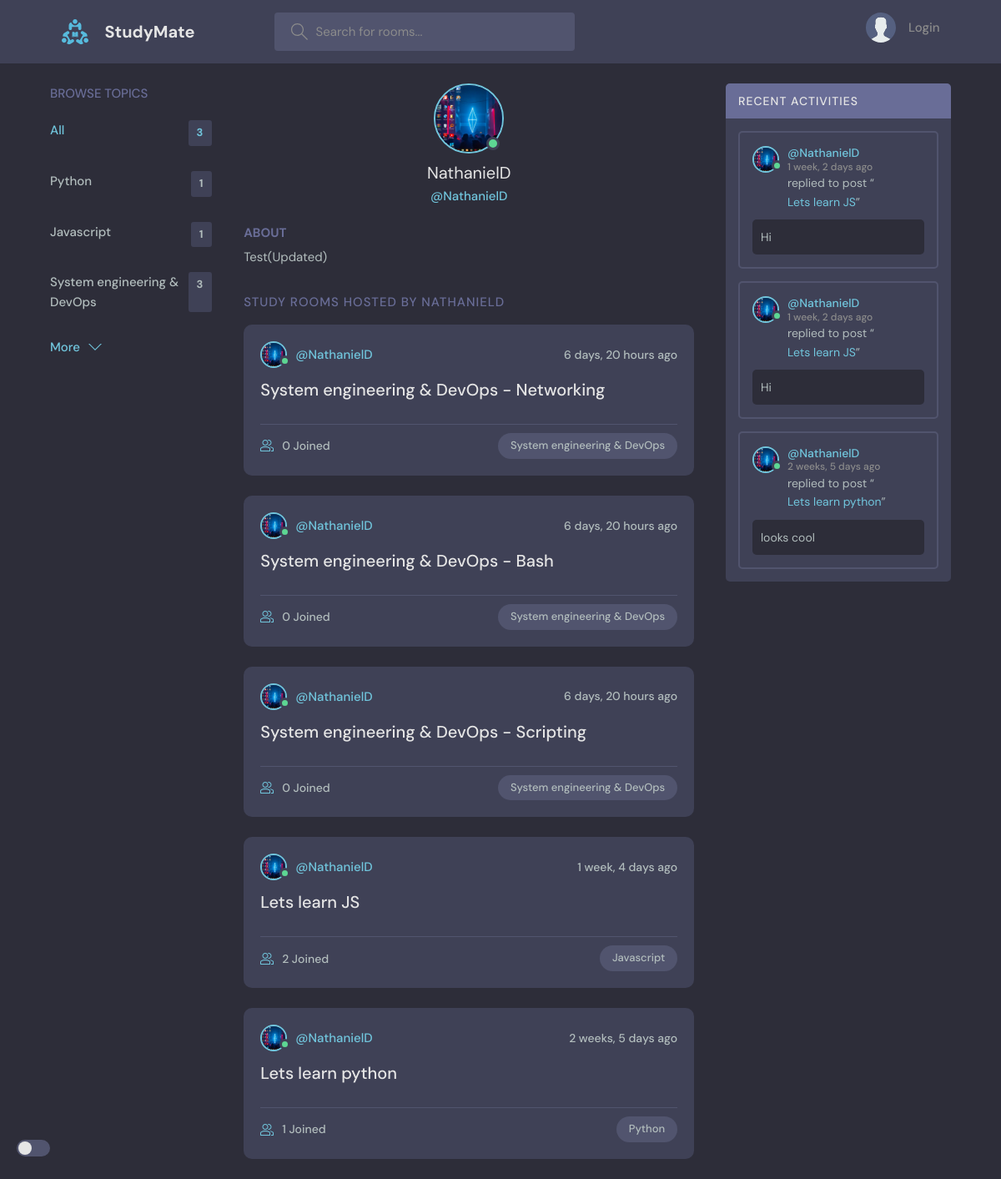
The page /profile/3 on the database its author committed.
### base/models.py (models this page shows, shortened)
class Topic(models.Model):
    name = models.CharField(max_length=200)

class User(AbstractUser):
    name = models.CharField(max_length=200, null=True)
    email = models.EmailField(unique=True, null=True)
    bio = models.TextField(null=True)
    avatar = models.ImageField(null=True, default='avatar.svg')
    USERNAME_FIELD = 'email'
    REQUIRED_FIELDS = []

class Room(models.Model):
    host = models.ForeignKey(User, on_delete=models.SET_NULL, null=True)
    topic = models.ForeignKey(Topic, on_delete=models.SET_NULL, null=True)
    name = models.CharField(max_length=200)
    participants = models.ManyToManyField(User, related_name = 'participants', blank=True)
    description = models.TextField(null=True, blank=True)
    updated = models.DateTimeField(auto_now=True)
    created = models.DateTimeField(auto_now_add=True)
    def __str__(self):
        return self.name
    class Meta:
    	ordering = ['-updated', '-created']

class Message(models.Model):
    user = models.ForeignKey(User, on_delete=models.CASCADE)
    room = models.ForeignKey(Room, on_delete=models.CASCADE)
    body = models.TextField()
    updated = models.DateTimeField(auto_now=True)
    created = models.DateTimeField(auto_now_add=True)
    class Meta:
    	ordering = ['-updated', '-created']

### base/views.py (the view)
# urls.py: path('profile/<str:pk>', views.userProfile, name='user-profile'),
def userProfile(request, pk):
    user = User.objects.get(id=pk)
    user_bio = user.bio
    rooms = user.room_set.all()
    room_message = user.message_set.all()
    topics = Topic.objects.all()
    context = {'bio': user_bio, 'user': user, 'rooms': rooms, 'topics': topics, 'room_messages': room_message}
    return render(request, 'base/profile.html', context)

### base/templates/base/profile.html (shortened to what this page needs)
 {% extends 'main.html' %}
 {% block content %}
 <main class="profile-page layout layout--3">
    <div class="container">
	{% include 'base/topics_component.html' %}
      <div class="roomList">
        <div class="profile">
          <div class="profile__avatar">
            <div class="avatar avatar--large active">
              <img src="{{ user.avatar.url }}" />
            </div>
          </div>
          <div class="profile__info">
            <h3>{{ user.username }}</h3>
            <p>@{{ user.username }}</p>
          </div>
          <div class="profile__about">
            <h3>About</h3>
            <p>
              {{ bio }}
            </p>
          </div>
        </div>
        <div class="roomList__header">
          <div>
            <h2>Study Rooms Hosted by {{ user.username }}</a>
            </h2>
          </div>
        </div>
		{% include 'base/feed_component.html' %}
      </div>
	  {% include 'base/activity_component.html' %}
    </div>
  </main>
{% endblock content %}

### templates/main.html (shortened to what this page needs)
<!DOCTYPE html>
{% load static %}
<html lang="en" data-theme="dark">
  <head>
    <link rel="stylesheet" href="{% static 'styles/style.css' %}" />
  </head>
  <body>
    <div class="toggle-container">
      <label for="toggle" class="toggle-label"></label>
    </div>
{% include 'navbar.html' %}
	{% block content %}
	{% endblock %}
  </body>
</html>

### templates/navbar.html (shortened to what this page needs)
{% load static %}
<header class="header header--loggedIn">
	<div class="container">
	  <a href="{% url 'home' %}" class="header__logo">
		<img src="{% static 'images/logo.svg' %}" />
		<h1>StudyMate</h1>
	  </a>
	  <form class="header__search" method="GET" action="{% url 'home' %}">
		<label>
		  <input name="q" placeholder="Search for rooms..." />
		</label>
	  </form>
	  <nav class="header__menu">
		{% if request.user.is_authenticated %}
		<div class="header__user">
		  <a href="{% url 'update-user' %}">
			<div class="avatar avatar--medium active">
			  <img src="{{ request.user.avatar.url }}" />
			</div>
			<p>{{request.user}} <span>@{{request.user.username}}</span></p>
		  </a>
		  <button class="dropdown-button">
			<svg version="1.1" xmlns="http://www.w3.org/2000/svg" width="32" height="32" viewBox="0 0 32 32">
			  <title>chevron-down</title>
			  <path d="M16 21l-13-13h-3l16 16 16-16h-3l-13 13z"></path>
			</svg>
		  </button>
		</div>
		{% else %}
		<a href="{% url 'login' %}">
		  <img src="{% static '/images/avatar.svg' %}" />
		  <p>Login</p>
		</a>
		{% endif %}
	  </nav>
  </div>
</header>

### base/templates/base/topics_component.html
<div class="topics">
	<div class="topics__header">
	  <h2>Browse Topics</h2>
	</div>
	<ul class="topics__list">
	  <li>
		<a href="{% url 'home' %}" class="active">All <span>{{ topics.count }}</span></a>
	  </li>
	  {% for topic in topics %}
	  <li>
		 <a href="{% url 'home' %}?q={{topic.name}}">{{ topic.name }}<span>{{ topic.room_set.all.count }}</span></a>
		</li>
		{% endfor %}
	</ul>
	<a class="btn btn--link" href="{% url 'topics' %}">
	  More
	  <svg version="1.1" xmlns="http://www.w3.org/2000/svg" width="32" height="32" viewBox="0 0 32 32">
		<title>chevron-down</title>
		<path d="M16 21l-13-13h-3l16 16 16-16h-3l-13 13z"></path>
	  </svg>
	</a>
  </div>

### base/templates/base/feed_component.html (shortened to what this page needs)
{% for room in rooms %}
<div class="roomListRoom">
	<div class="roomListRoom__header">
	  <a href="{% url 'user-profile' room.host.id %}" class="roomListRoom__author">
		<div class="avatar avatar--small active">
		  <img src="{{ room.host.avatar.url }}" />
		</div>
		<span>@{{ room.host.username }}</span>
	  </a>
	  <div class="roomListRoom__actions">
		<span>{{ room.created | timesince }} ago</span>
	  </div>
	</div>
	<div class="roomListRoom__content">
	  <a href="{% url 'room' room.id %}">{{ room.name }}</a>
	</div>
	<div class="roomListRoom__meta">
	  <a href = "{% url 'room' room.id %}" class="roomListRoom__joined">
		{{ room.participants.all.count }} Joined
	  </a>
	  <p class="roomListRoom__topic">{{ room.topic.name }}</p>
	</div>
  </div>
{% endfor %}

### base/templates/base/activity_component.html (shortened to what this page needs)
<div class="activities">
	<div class="activities__header">
	  <h2>Recent Activities</h2>
	</div>
	{% for message in room_messages %}
	<div class="activities__box">
	  <div class="activities__boxHeader roomListRoom__header">
		<a href="{% url 'user-profile' message.user.id %}" class="roomListRoom__author">
		  <div class="avatar avatar--small active">
			<img src="{{ message.user.avatar.url }}" />
		  </div>
		  <p>
			@{{ message.user.username }}
			<span>{{ message.created|timesince }} ago</span>
		  </p>
		</a>
	  </div>
	  <div class="activities__boxContent">
		<p>replied to post “<a href="{% url 'room' message.room.id %}">{{ message.room }}</a>”</p>
		<div class="activities__boxRoomContent">
		  {{ message.body }}
		</div>
	  </div>
	</div>
	{% endfor %}
  </div>

### rows shown on the page
Topic: name "Python", room_set.all.count "1"
Topic: name "Javascript", room_set.all.count "1"
Topic: name "System engineering & DevOps", room_set.all.count "3"
User: avatar (picture), username "NathanielD", bio "Test(Updated)", username "NATHANIELD"
Room: host.avatar (picture), host.username "NathanielD", created "6 days, 20 hours", name "System engineering & DevOps - Networking", participants.all.count "0", topic.name "System engineering & DevOps"
Room: host.avatar (picture), host.username "NathanielD", created "6 days, 20 hours", name "System engineering & DevOps - Bash", participants.all.count "0", topic.name "System engineering & DevOps"
Room: host.avatar (picture), host.username "NathanielD", created "6 days, 20 hours", name "System engineering & DevOps - Scripting", participants.all.count "0", topic.name "System engineering & DevOps"
Room: host.avatar (picture), host.username "NathanielD", created "1 week, 4 days", name "Lets learn JS", participants.all.count "2", topic.name "Javascript"
Room: host.avatar (picture), host.username "NathanielD", created "2 weeks, 5 days", name "Lets learn python", participants.all.count "1", topic.name "Python"
Message: user.avatar (picture), user.username "NathanielD", created "1 week, 2 days", room "Lets learn JS", body "Hi"
Message: user.avatar (picture), user.username "NathanielD", created "1 week, 2 days", room "Lets learn JS", body "Hi"
Message: user.avatar (picture), user.username "NathanielD", created "2 weeks, 5 days", room "Lets learn python", body "looks cool"

### other values the page prints
{{ topics.count }} "3"
